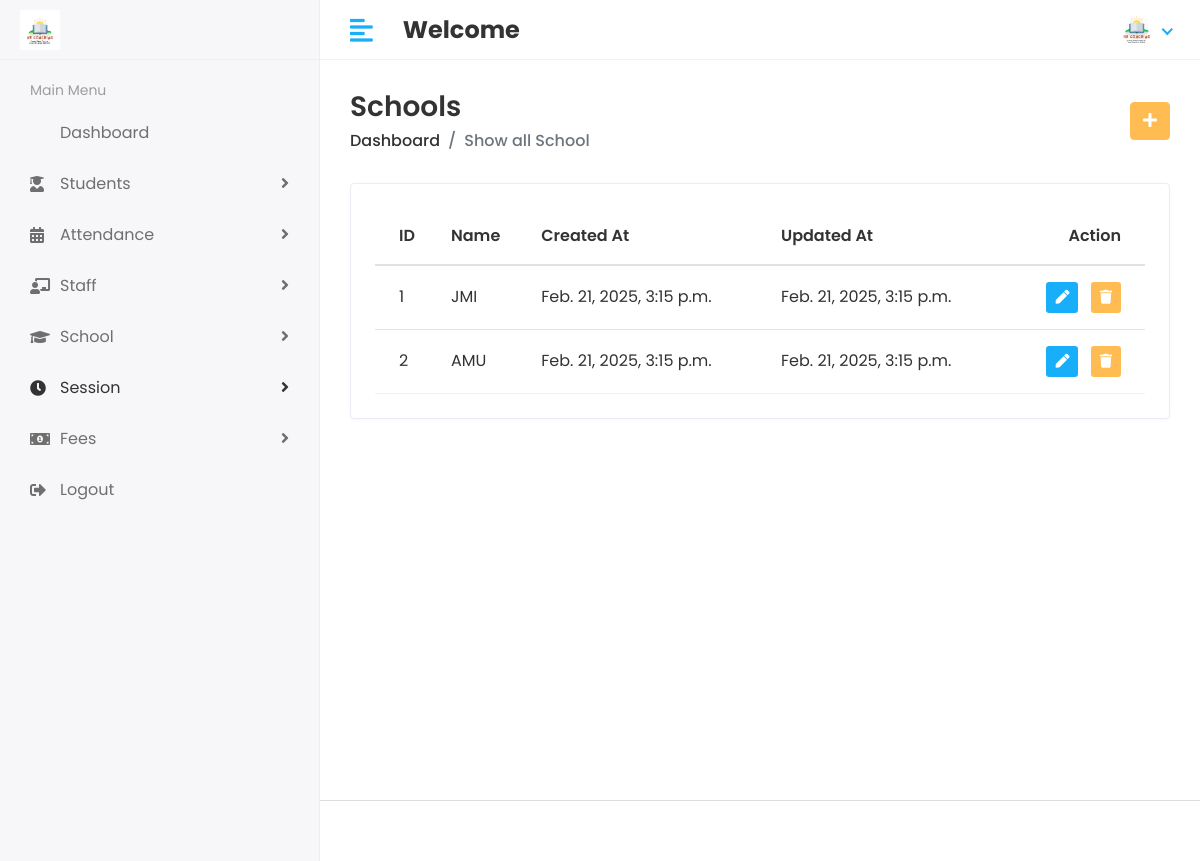
Before: /Hod/School/View (signed in) with the older database file.
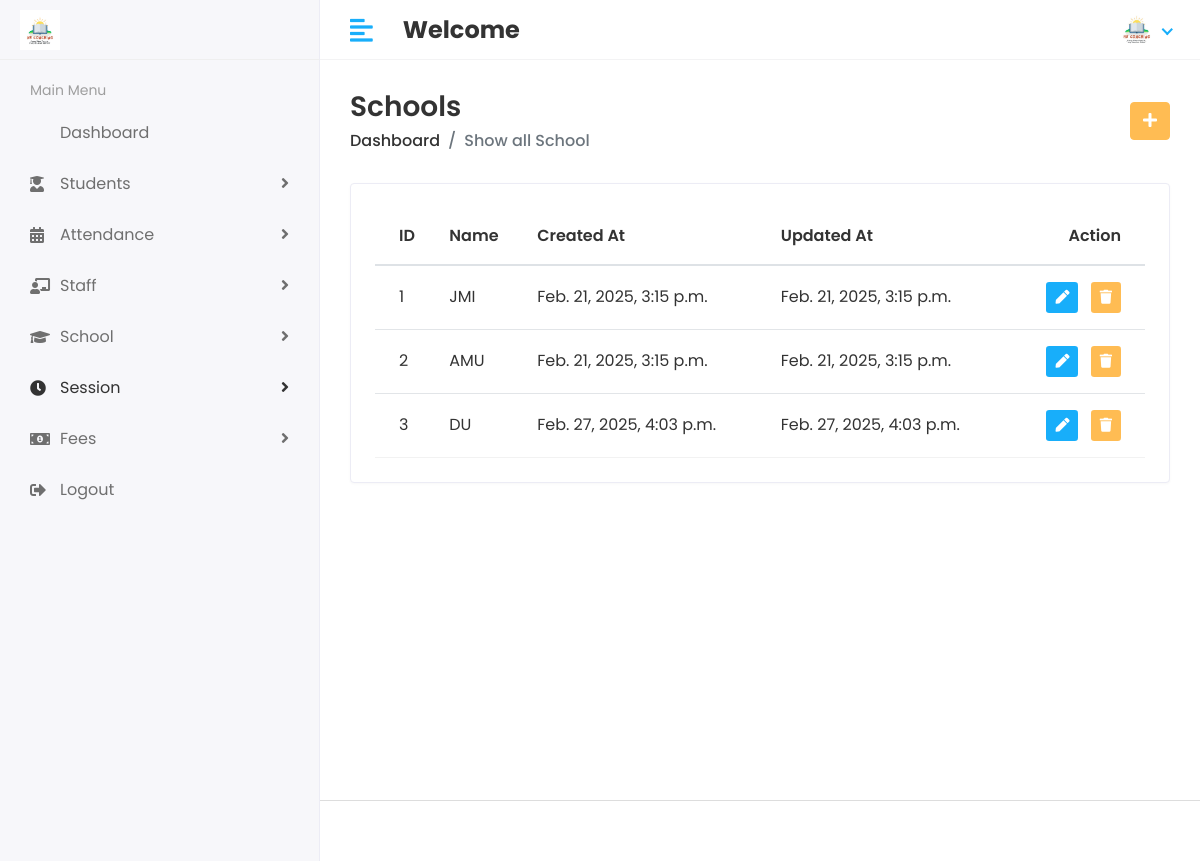
After: the same page with the newer database file.
### app/models.py (models this page shows, shortened)
class School(models.Model):
    name = models.CharField(max_length=100)
    created_at = models.DateTimeField(auto_now_add=True)
    updated_at = models.DateTimeField(auto_now=True)

### student_management_project/Hod_views.py (the view)
# urls.py: path('Hod/School/View', Hod_views.VIEW_SCHOOL, name='view_school'),
@staff_member_required(redirect_field_name='next', login_url='login')
def VIEW_SCHOOL(request):
    school = School.objects.all()
    context = {
        'school':school
    }
    return render(request, 'Hod/view_course.html', context)

### templates/Hod/view_course.html (shortened to what this page needs)
{% extends 'base.html' %}
{% block content %}
 <div class="page-header">
               <div class="row align-items-center">
                  <div class="col">
                     <h3 class="page-title">Schools</h3>
                     <ul class="breadcrumb">
                        <li class="breadcrumb-item"><a href="{% url 'hod_home' %}">Dashboard</a></li>
                        <li class="breadcrumb-item active">Show all School</li>
                     </ul>
                  </div>
                  <div class="col-auto text-right float-right ml-auto">
                     <a href="{% url 'add_school' %}" class="btn btn-primary"><i class="fas fa-plus"></i></a>
                  </div>
               </div>
            </div>
            <div class="row">
               <div class="col-sm-12">
                  <div class="card card-table">
                     <div class="card-body">
                        {% if school %}
                         <div class="table-responsive">
                           <table  class="table table-hover table-center mb-0 ">
                              <thead>
                                 <tr>
                                    <th>ID</th>
                                    <th>Name</th>
                                    <th>Created At</th>
                                    <th>Updated At</th>
                                    <th class="text-right">Action</th>
                                 </tr>
                              </thead>
                              <tbody>
                                 {% for i in school %}
                                    <tr>
                                <td>{{ forloop.counter }}</td>
                                        <td>{{i.name}}</td>
                                        <td>{{i.created_at}}</td>
                                        <td>{{i.updated_at}}</td>
                                        <td class="text-right">
                                           <div class="actions">
                                              <a href="{% url 'edit_school' i.id %}" class="btn btn-sm bg-success-light mr-2">
                                                 <i class="fas fa-pen"></i>
                                              </a>
                                              <a href="{% url 'delete_school' i.id %}" class="btn btn-sm bg-danger-light">
                                                 <i class="fas fa-trash"></i>
                                              </a>
                                           </div>
                                        </td>
                                    </tr>
                                {% endfor %}
                              </tbody>
                           </table>
                        </div>
                         {% else %}
                         <h4 class="text-center text-red">No Data</h4>
                        {% endif %}
                     </div>
                  </div>
               </div>
            </div>
</div>
{% endblock %}

Changed rows visible on the page:
added School: name "DU", created_at "Feb. 27, 2025, 4:03 p.m.", updated_at "Feb. 27, 2025, 4:03 p.m."
